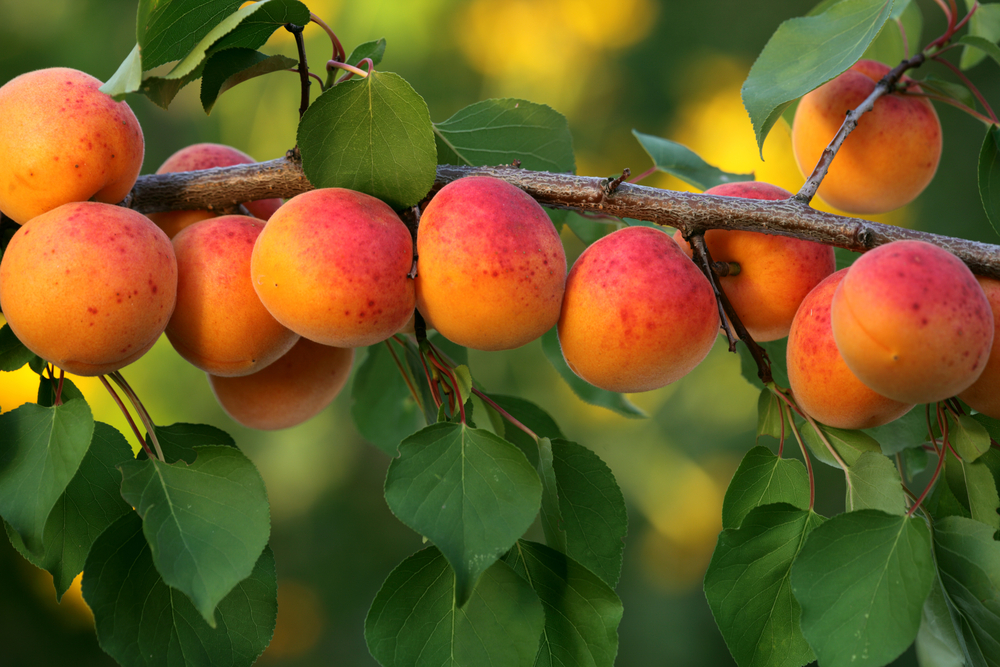
%> input picture img/mango.jpg, 1000 x 667 px
$ octave test.m   (GNU Octave 9; MATLAB toolbox functions it lacks are replaced by stand-ins)
%> lines starting %> are read from the running program, lines starting %| are printed output that depends on the picture; in (x1, y1, x2, y2) boxes, pixels count from 0 and x2, y2 are one past the last pixel; in counts of white or black regions, pixels touching at a corner belong together; the program's own positions count from 1
%> further down, img is the input picture: size 667x1000x3 uint8; mean R, G, B 108.8, 91, 36.9
### detectEdge.m
function img_edge = detectEdge(img, sigma, method, threshold, type)
%> called with sigma = 2, method = 'Canny', threshold = 15, type = 'Red'
    img = imgaussfilt(img, sigma);

    switch type
        case 'Red'
            I = img(:,:,1)-img(:,:,2)-img(:,:,3);
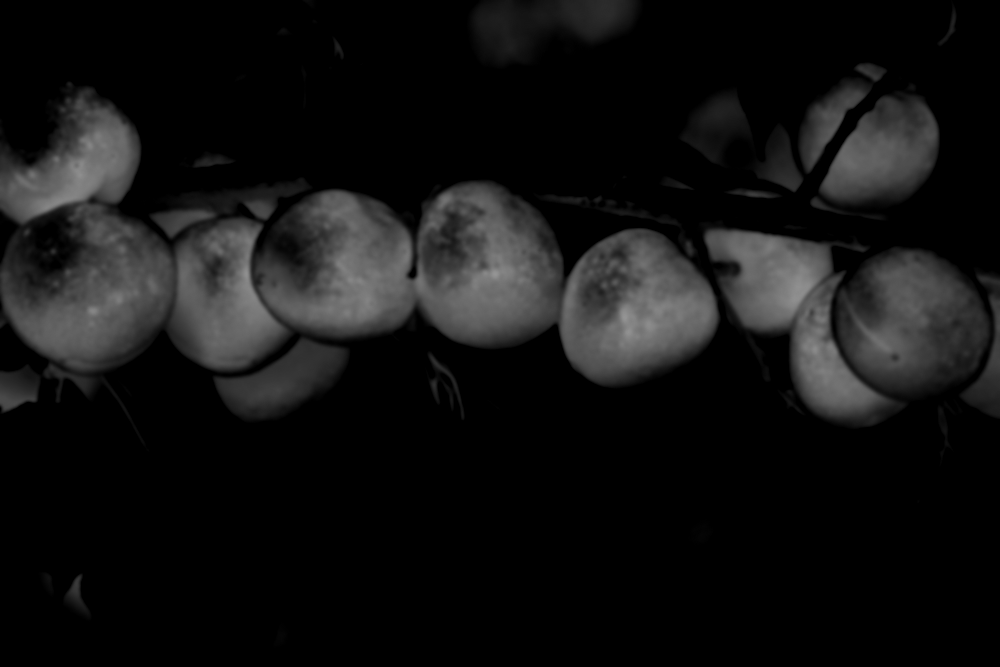
%> I: size 667x1000 uint8; min 0, max 149, mean 18.5
        case 'Green'
            I = img(:,:,2)-img(:,:,1)-img(:,:,3);
        case 'Blue'
            I = img(:,:,3)-img(:,:,1)-img(:,:,2);
        otherwise
            I = im2gray(img);
    end

    switch method
        case "Laplace"
            H1 = [1 1 1; 1 -8 1; 1 1 1];
            H2 = [1 1 1; 1 1 1; 1 1 1];
            magnitude = @(c1, c2) c1;
        case "LoG"
            H1 = [0 0 -1 0 0;
                0 -1 -2 -1 0;
                -1 -2 16 -2 -1;
                0 -1 -2 -1 0;
                0 0 -1 0 0];
            H2 = [1 1 1; 1 1 1; 1 1 1];
            magnitude = @(c1, c2) c1;
        case "Sobel"
            H1 = [-1 0 1; -2 0 2; -1 0 1];
            H2 = [1 2 1; 0 0 0; -1 -2 -1];
            magnitude = @(c1, c2) sqrt(c1.^2 + c2.^2);
        case "Prewitt"
            H1 = [-1 0 1; -1 0 1; -1 0 1];
            H2 = [1 1 1; 0 0 0; -1 -1 -1];
            magnitude = @(c1, c2) sqrt(c1.^2 + c2.^2);
        case "Roberts"
            H1 = [1 0; 0 -1];
            H2 = [0 1; -1 0];
            magnitude = @(c1, c2) sqrt(c1.^2 + c2.^2);
        case "Canny"
            img_edge = edge(I, 'Canny');
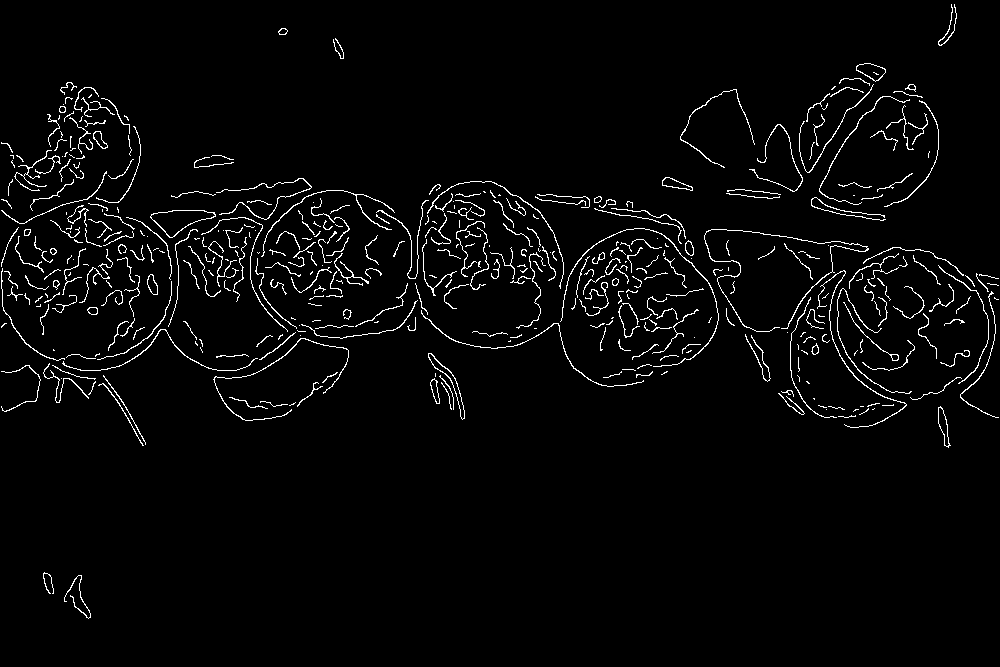
%> img_edge: size 667x1000 logical; 3% white in thin lines or dots
            return
        otherwise
    end

    J1 = conv2(double(I), double(H1), 'same');
    J2 = conv2(double(I), double(H2), 'same');
    img_edge = uint8(magnitude(J1, J2)) > threshold;
end

### fillImage.m
function img_fill = fillImage(img, radius, fill_threshold)
%> called with radius = 40, fill_threshold = 7000
    se = strel("disk", radius);                     % Morphological structuring element
    close = imclose(img, se);                       % Morphologically close image
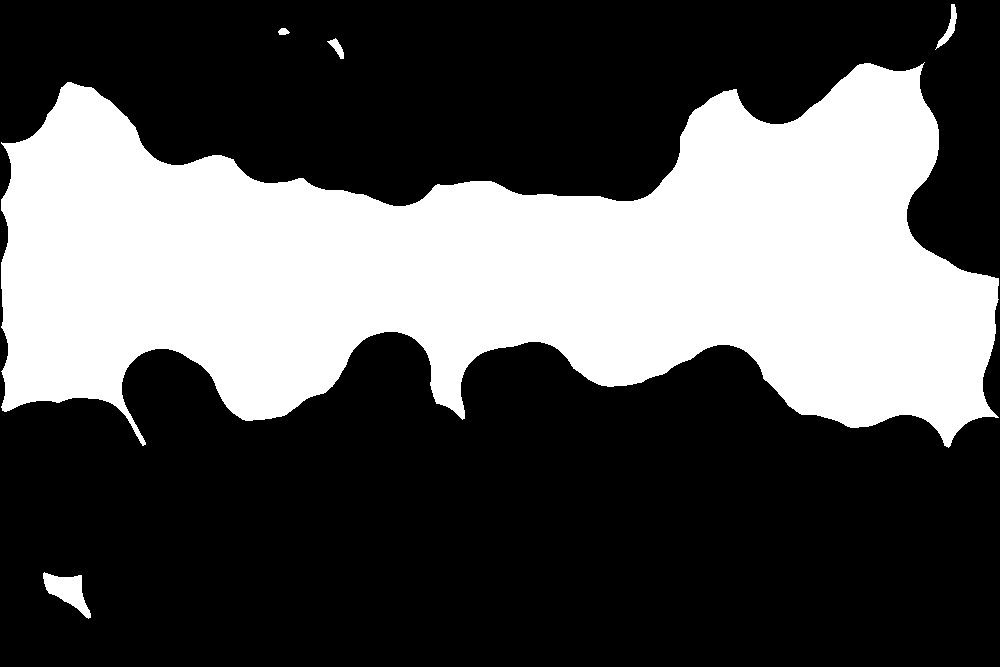
%> close: size 667x1000 logical; 33.9% white; 5 white regions, box (x1, y1, x2, y2) and area: (1, 62, 999, 448) 224331, (43, 572, 91, 619) 1054, (935, 4, 957, 50) 283, (327, 38, 344, 59) 152, (278, 28, 290, 35) 61
    fill = imfill(close, "holes");                  % Fill image holes
    img_fill = bwareaopen(fill, fill_threshold);    % Remove filled area under threshold
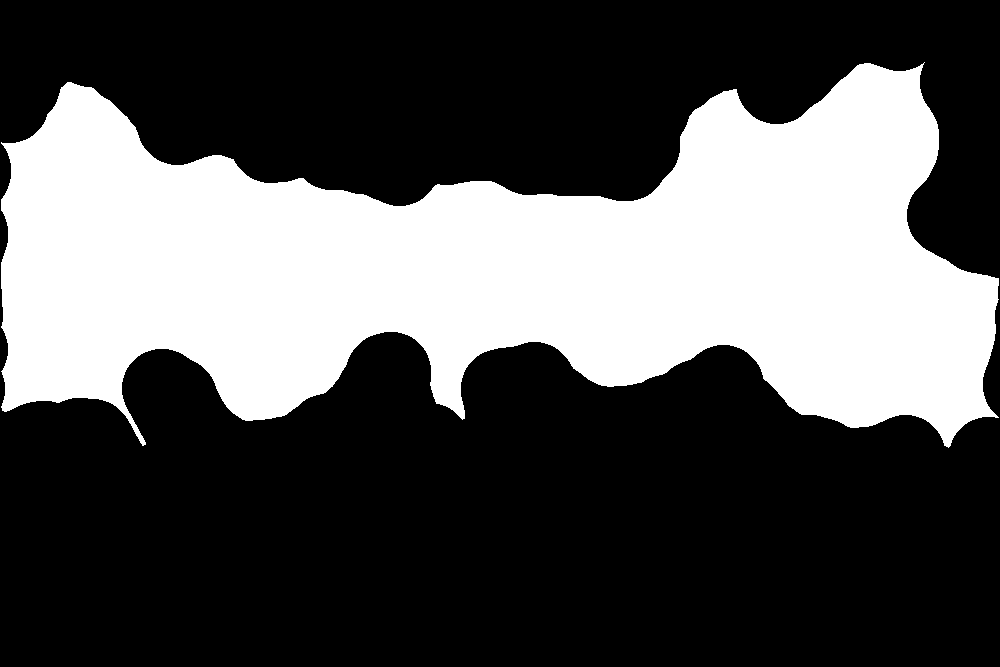
%> img_fill: size 667x1000 logical; 33.6% white; 1 white region, box (x1, y1, x2, y2) and area: (1, 62, 999, 448) 224331
end

### segmentImage.m
function img_seg = segmentImage(img, img_edge, img_fill)
    clean_edge = (img_edge & img_fill);     % remove irrelevant edges
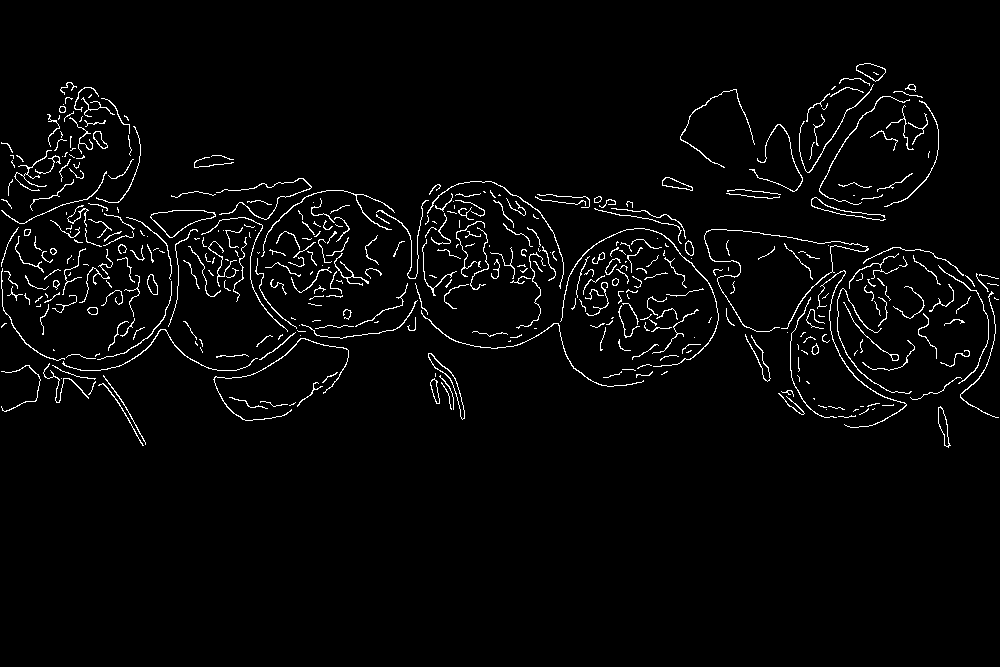
%> clean_edge: size 667x1000 logical; 2.9% white in thin lines or dots, all inside (x1, y1, x2, y2) = (1, 63, 999, 448)
    mask = clean_edge | img_fill;
    mask_image = ~cat(3, mask, mask, mask);
    img_seg = img;
    img_seg(mask_image) = 0;
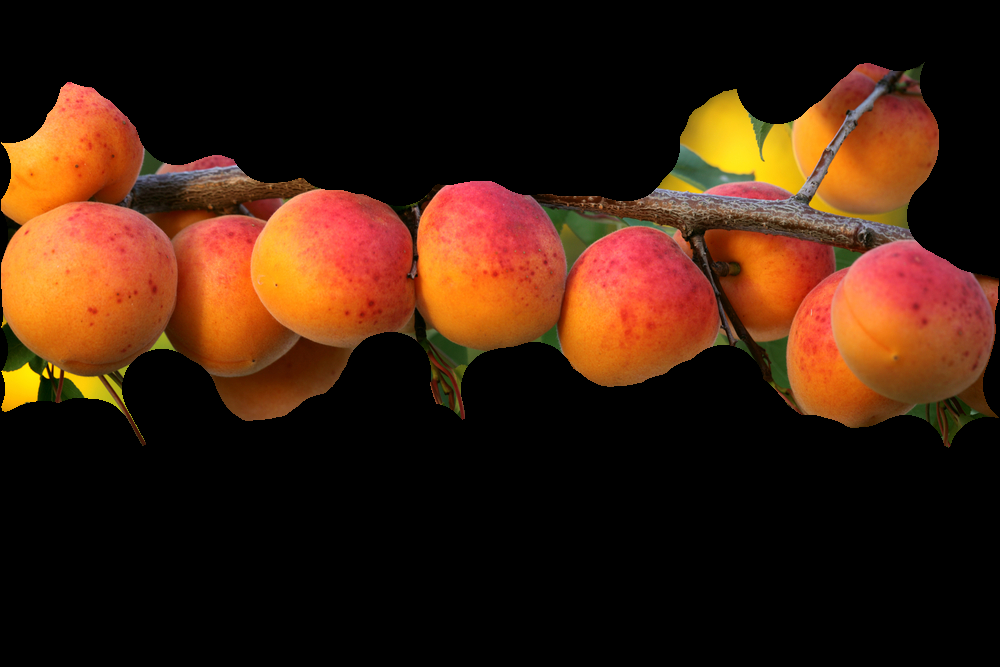
%> img_seg: size 667x1000x3 uint8; mean R, G, B 60.7, 31, 14
end

### test.m
img_path = "img/mango.jpg";

g = gcf;
g.WindowState = 'maximized';

img = imread(img_path);
img_edge = detectEdge(img, 2, "Canny", 15, "Red");
img_fill= fillImage(img_edge, 40, 7000);
img_seg = segmentImage(img, img_edge, img_fill);

subplot(2, 2, 1); imshow(img); title('Original Image');
subplot(2, 2, 2); imshow(img_edge); title('Edge Image');
subplot(2, 2, 3); imshow(img_fill); title('Fill Image');
subplot(2, 2, 4); imshow(img_seg); title('Segmented Image');

$ run again, with img/apricot.jpg copied over img/mango.jpg
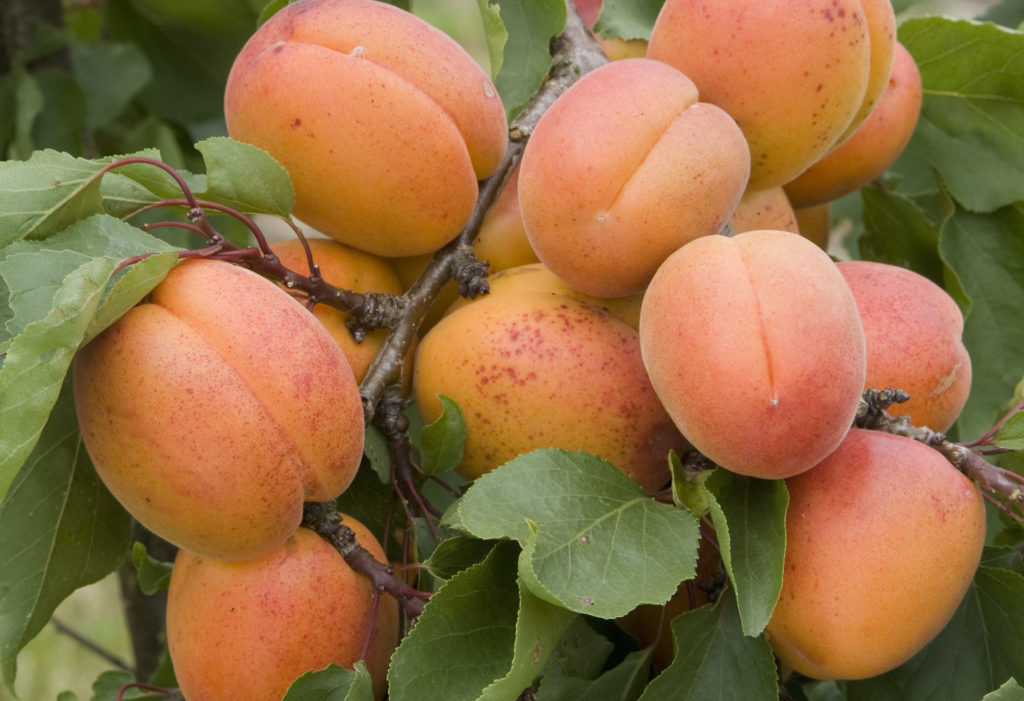
%> input picture img/apricot.jpg, 1024 x 701 px
%> img is the input picture: size 701x1024x3 uint8; mean R, G, B 146.8, 110.4, 66.9
%> in detectEdge, `img_edge = edge(I, 'Canny');`:
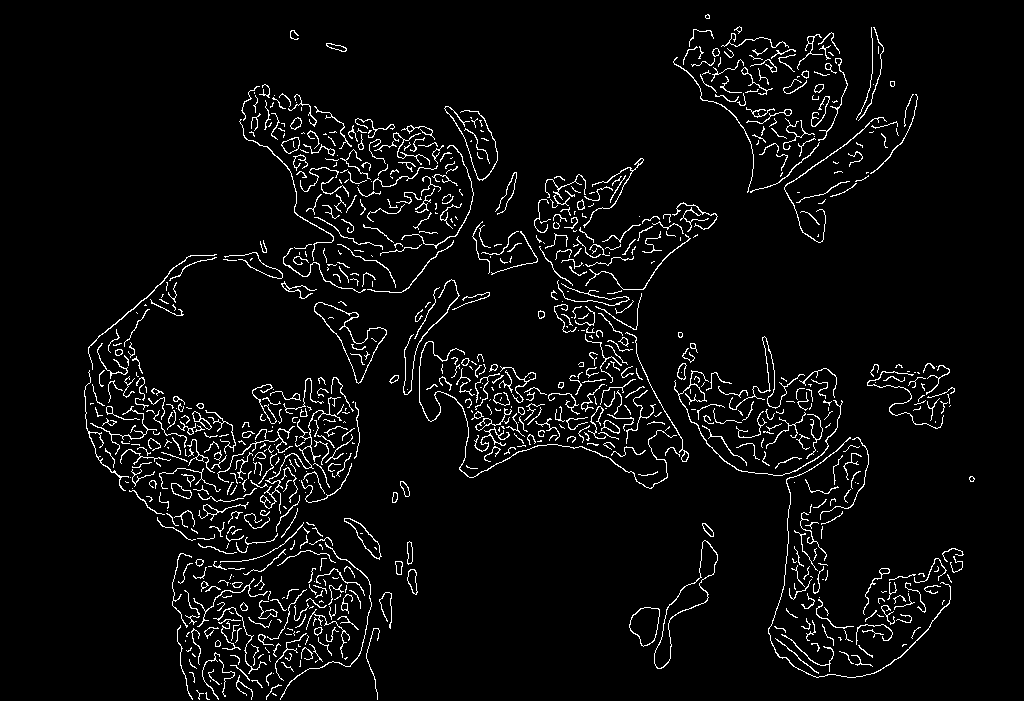
%> img_edge: size 701x1024 logical; 4.6% white in thin lines or dots, all inside (x1, y1, x2, y2) = (84, 14, 975, 700)
%> close: size 701x1024 logical; 41.2% white; 3 white regions, box (x1, y1, x2, y2) and area: (84, 30, 964, 700) 266720, (673, 14, 918, 243) 29321, (969, 476, 975, 482) 28
%> fill: size 701x1024 logical; 43.9% white; 3 white regions, box (x1, y1, x2, y2) and area: (84, 30, 964, 700) 285746, (673, 14, 918, 243) 29321, (969, 476, 975, 482) 28
%> img_fill: size 701x1024 logical; 43.9% white; 2 white regions, box (x1, y1, x2, y2) and area: (84, 30, 964, 700) 285746, (673, 14, 918, 243) 29321
%> clean_edge: size 701x1024 logical; 4.6% white in thin lines or dots, all inside (x1, y1, x2, y2) = (84, 14, 964, 700)
%> in segmentImage, `img_seg(mask_image) = 0;`:
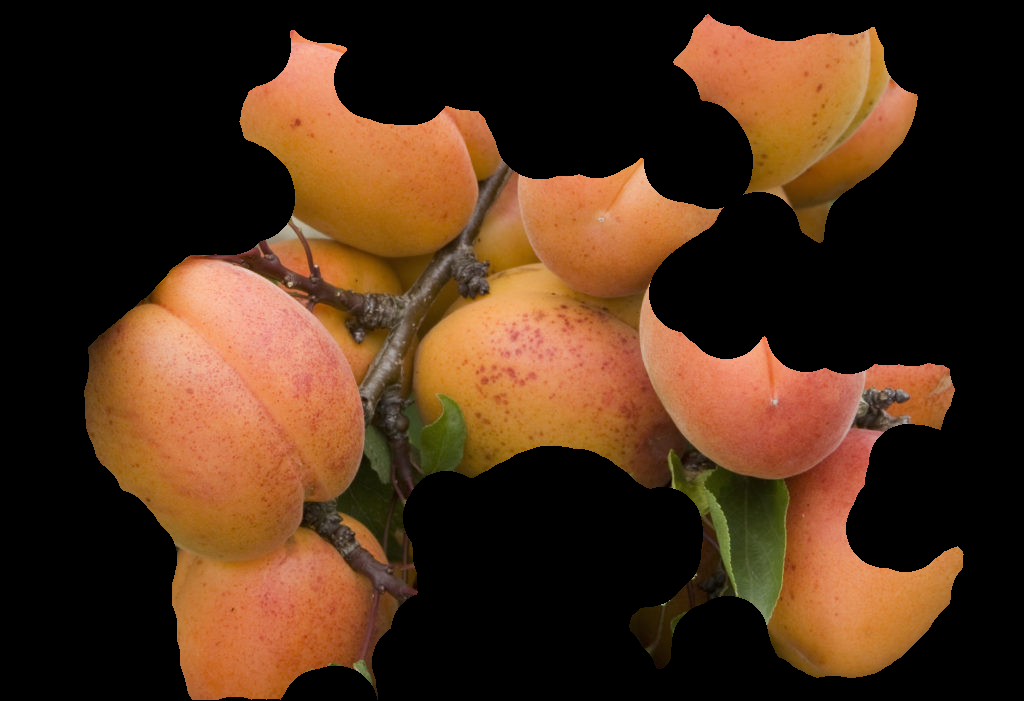
%> img_seg: size 701x1024x3 uint8; mean R, G, B 75.9, 47.1, 25.7

$ run again, with img/banana.jpg copied over img/mango.jpg
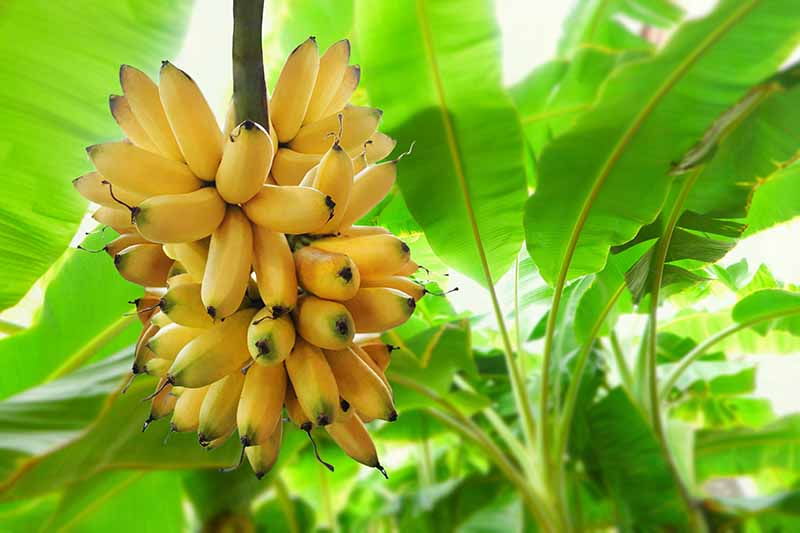
%> input picture img/banana.jpg, 800 x 533 px
%> img is the input picture: size 533x800x3 uint8; mean R, G, B 136.4, 173.4, 47.2
%> in detectEdge, `img_edge = edge(I, 'Canny');`:
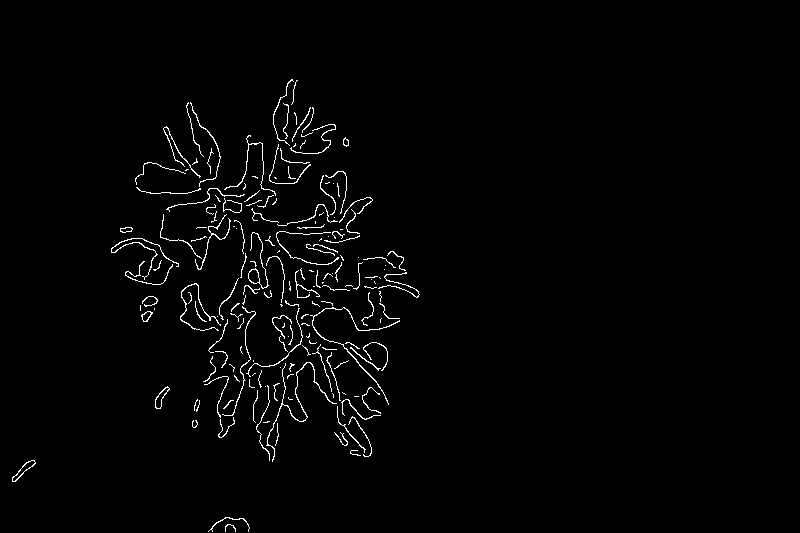
%> img_edge: size 533x800 logical; 1.7% white in thin lines or dots, all inside (x1, y1, x2, y2) = (12, 79, 420, 532)
%> close: size 533x800 logical; 17.5% white; 3 white regions, box (x1, y1, x2, y2) and area: (111, 79, 420, 462) 73945, (208, 516, 250, 532) 493, (12, 460, 36, 482) 177
%> img_fill: size 533x800 logical; 17.3% white; 1 white region, box (x1, y1, x2, y2) and area: (111, 79, 420, 462) 73945
%> clean_edge: size 533x800 logical; 1.6% white in thin lines or dots, all inside (x1, y1, x2, y2) = (111, 79, 420, 462)
%> in segmentImage, `img_seg(mask_image) = 0;`:
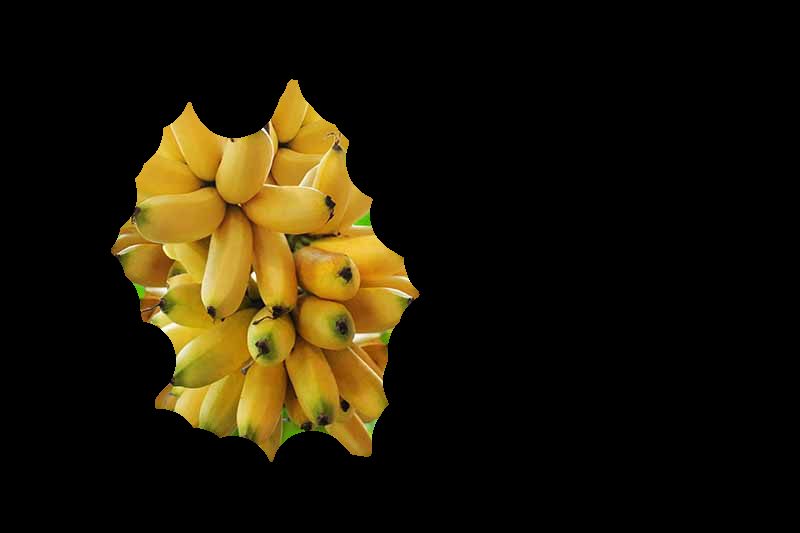
%> img_seg: size 533x800x3 uint8; mean R, G, B 31.1, 24.1, 6.5
